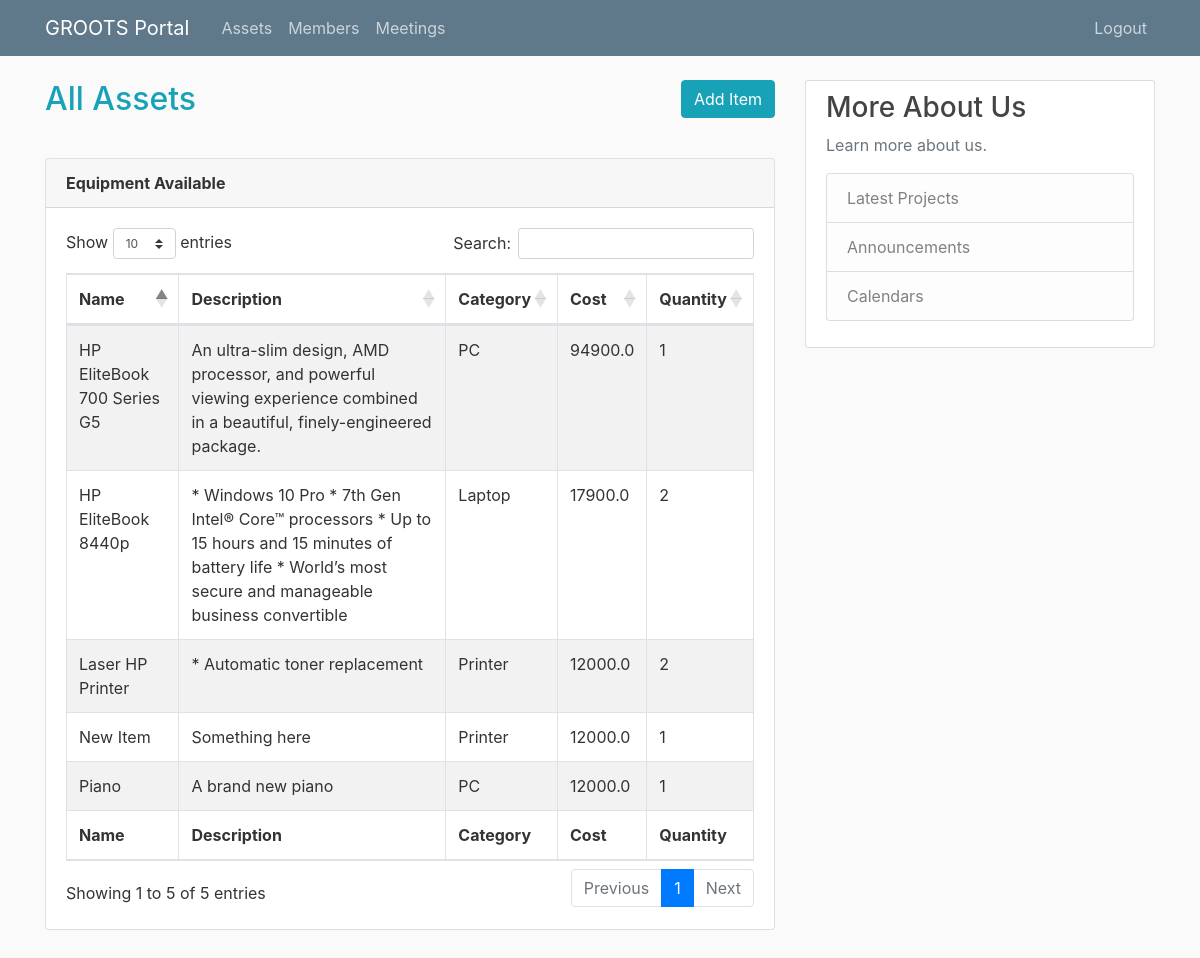
Page /assets on the committed database.
### tables this page shows
CREATE TABLE equipments (id INTEGER PRIMARY KEY, name VARCHAR, category_id INTEGER, description TEXT, quantity INTEGER, cost DOUBLE);

CREATE TABLE categories (id INTEGER PRIMARY KEY, name VARCHAR);

### app.py (the view)
@app.route('/assets')
def assets():
  query = """
    SELECT e.id, e.name, e.description, e.cost, e.quantity, c.name AS category
    FROM equipments AS e
    JOIN categories AS c
    ON e.category_id = c.id
    ORDER BY e.id DESC
  """
  query1 = "SELECT * FROM categories"
  connection = sqlite3.connect('data.db')
  cursor = connection.cursor()
  cursor.execute(query)
  equipment = cursor.fetchall()
  cursor.execute(query1)
  categories = cursor.fetchall()
  connection.close()
  return render_template('assets.html', equipment=equipment, categories=categories)

### templates/assets.html (shortened to what this page needs)
<!doctype html>
<html lang="en">
  <head>
    <link rel="stylesheet" href="https://maxcdn.bootstrapcdn.com/bootstrap/4.0.0/css/bootstrap.min.css"
>
    <link rel="stylesheet" href="https://cdn.datatables.net/1.10.18/css/dataTables.bootstrap4.min.css">
    <link rel="stylesheet" href="{{ url_for('static', filename='main.css') }}">
  </head>
  <body>
    <header class="site-header">
      <nav class="navbar navbar-expand-md navbar-dark bg-steel fixed-top">
        <div class="container">
          <a class="navbar-brand mr-4" href="{{ url_for('home') }}">GROOTS Portal</a>
          <div class="collapse navbar-collapse" id="navbarToggle">
            <div class="navbar-nav mr-auto">
              <a class="nav-item nav-link" href="{{ url_for('assets') }}">Assets</a>
              <a class="nav-item nav-link" href="{{ url_for('members') }}">Members</a>
              <a class="nav-item nav-link" href="{{ url_for('meetings') }}">Meetings</a>
            </div>
            <div class="navbar-nav">
              <a class="nav-item nav-link" href="{{ url_for('logout') }}">Logout</a>
            </div>
          </div>
        </div>
      </nav>
    </header>
    <main role="main" class="container mb-5">
      <div class="row">
        <div class="col-md-8">
          <div class="mb-4">
            <h2 class="text-info float-left">All Assets</h2>
            <button type="button" class="btn btn-info float-right mb-3" data-toggle="modal" data-target="#exampleModal">Add
              Item</button>
            <div class="clearfix"></div>
          </div>
          <div class="card">
            <div class="card-header">
              <strong>Equipment Available</strong>
            </div>
            <div class="card-body">
              <div class="table-responsive">
                <table id="equipmentTable" class="table table-bordered table-striped">
                  <thead>
                    <tr>
                      <th>Name</th>
                      <th>Description</th>
                      <th>Category</th>
                      <th>Cost</th>
                      <th>Quantity</th>
                    </tr>
                  </thead>
                  <tfoot>
                    <tr>
                      <th>Name</th>
                      <th>Description</th>
                      <th>Category</th>
                      <th>Cost</th>
                      <th>Quantity</th>
                    </tr>
                  </tfoot>
                  <tbody>
                    {% if equipment %}
                      {% for item in equipment %}
                        <tr>
                          <td>{{item[1]}}</td>
                          <td>{{item[2]}}</td>
                          <td>{{item[5]}}</td>
                          <td>{{item[3]}}</td>
                          <td>{{item[4]}}</td>
                        </tr>
                      {% endfor %}
                    {% else %}
                      <p>Loading...</p>
                    {% endif %}
                  </tbody>
                </table>
              </div>
            </div>
          </div>
        </div>
        <div class="col-md-4">
          <div class="content-section">
            <h3>More About Us</h3>
            <p class='text-muted'>Learn more about us.
              <ul class="list-group">
                <li class="list-group-item list-group-item-light">Latest Projects</li>
                <li class="list-group-item list-group-item-light">Announcements</li>
                <li class="list-group-item list-group-item-light">Calendars</li>
              </ul>
            </p>
          </div>
        </div>
      </div>
    </main>
  </body>
  </body>
</html>

### static/main.css (style rules this page uses)
body { background: #fafafa; color: #333333; margin-top: 5rem; }
h1, h2, h3, h4, h5, h6 { color: #444444; }
ul { margin: 0; }
.bg-steel { background-color: #5f788a; }
.site-header .navbar-nav .nav-link { color: #cbd5db; }
.content-section { background: #ffffff; padding: 10px 20px; border: 1px solid #dddddd; border-radius: 3px; margin-bottom: 20px; }

### rows in the picture
equipments: name "Piano", description "A brand new piano", name "PC", cost "12000.0", quantity "1"
equipments: name "New Item", description "Something here", name "Printer", cost "12000.0", quantity "1"
equipments: name "Laser HP Printer", description "* Automatic toner replacement", name "Printer", cost "12000.0", quantity "2"
equipments: name "HP EliteBook 700 Series G5", description "An ultra-slim design, AMD processor, and powerful viewing experience combined in a beautiful, finely-engineered package.", name "PC", cost "94900.0", quantity "1"
equipments: name "HP EliteBook 8440p", description "* Windows 10 Pro * 7th Gen Intel® Core™ processors * Up to 15 hours and 15 minutes of battery life * World’s most secure and manageable business convertible", name "Laptop", cost "17900.0", quantity "2"
